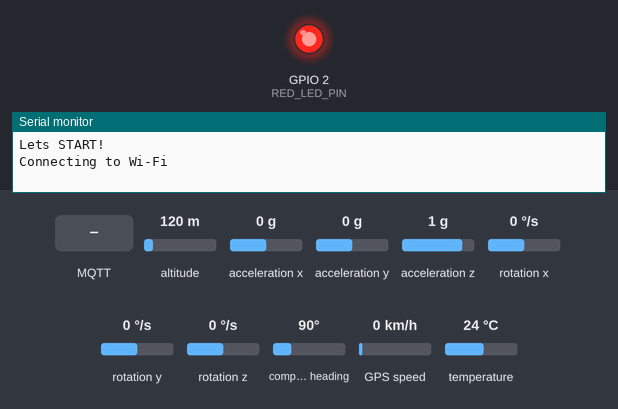
Recording of a sketch running on a simulated ESP32. On the bench: output pins drawn as LEDs (lit = HIGH), the last lines printed to the serial monitor. The inputs (shaded band) are chosen by the test bench; at power-on: altitude 120 m, acceleration x 0 g, acceleration y 0 g, acceleration z 1 g, rotation x 0 °/s, rotation y 0 °/s, rotation z 0 °/s, compass heading 90°, GPS speed 0 km/h, temperature 24 °C. WiFi joins after 1.5 s; servers stay silent unless stated; the GPS gets a fix after 3 s at 37.7749, -122.4194 with 8 satellites; no MQTT or app messages arrive unless stated.

Above: at 0.1 s.
At 2.7 s:
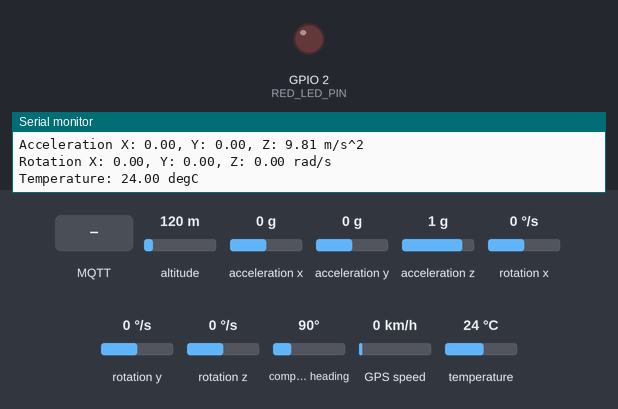
2.8 s: MQTT message "1" arrives on the first subscribed topic
Timing chart, 0 to 5.8 s (numbered marks = the images above; inputs shaded):
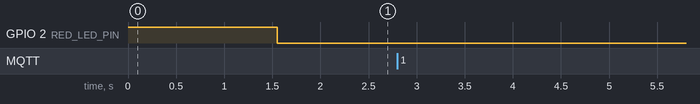

The sketch:

IoT_Project.ino
```cpp
#include "secrets.h" // Include file for WiFi and AWS IoT credentials
#include <WiFiClientSecure.h> // Library for secure WiFi client
#include <PubSubClient.h> // Library for MQTT client
#include <ArduinoJson.h> // Library for JSON serialization and deserialization
#include <WiFi.h> // Library for WiFi connectivity
#include <TinyGPS++.h> // Library for GPS parsing
#include <Adafruit_MPU6050.h> // Library for MPU6050 sensor
#include <Adafruit_Sensor.h> // Library for sensor functions
#include <Wire.h> // Library for I2C communication
#include <SoftwareSerial.h> // Library for software serial communication

#define AWS_IOT_PUBLISH_TOPIC "Car/data" // MQTT topic for publishing data
#define AWS_IOT_SUBSCRIBE_TOPIC "Car/sub" // MQTT topic for subscribing to messages

static const int RXPin = 17, TXPin = 16; // Pins for software serial communication with GPS module
static const uint32_t GPSBaud = 9600; // Baud rate for GPS module communication

const float FAKE_LATITUDE = 31.262056; // When GPS not working generate location
const float FAKE_LONGITUDE = 34.803872;
int utcOffsetHours = -1; // Israel standard time UTC offset (+2)

const int RED_LED_PIN = 2; // Pin for the red LED

WiFiClientSecure net; // Secure WiFi client
PubSubClient client(net); // MQTT client

TinyGPSPlus gps; // GPS object
Adafruit_MPU6050 mpu; // MPU object
SoftwareSerial ss(RXPin, TXPin); // Software serial connection to the GPS device

// Function to connect to AWS IoT
void connectAWS() {
  digitalWrite(RED_LED_PIN, HIGH); // Turn on red LED

  WiFi.mode(WIFI_STA); // Set WiFi mode to station mode
  WiFi.begin(WIFI_SSID, WIFI_PASSWORD); // Connect to WiFi network

  Serial.println("Connecting to Wi-Fi");

  while (WiFi.status() != WL_CONNECTED) { // Wait until WiFi is connected
    delay(500);
    Serial.print(".");
  }

  // Configure WiFiClientSecure to use the AWS IoT device credentials
  net.setCACert(AWS_CERT_CA);
  net.setCertificate(AWS_CERT_CRT);
  net.setPrivateKey(AWS_CERT_PRIVATE);

  // Connect to the MQTT broker on the AWS endpoint
  client.setServer(AWS_IOT_ENDPOINT, 8883);

  // Set up message handler
  client.setCallback(messageHandler);

  Serial.println("Connecting to AWS IoT");

  while (!client.connect(THINGNAME)) { // Connect to AWS IoT
    Serial.print(".");
    delay(100);
  }

  if (!client.connected()) { // Check if connection to AWS IoT failed
    Serial.println("AWS IoT Timeout!");
    return;
  }

  // Subscribe to a topic
  client.subscribe(AWS_IOT_SUBSCRIBE_TOPIC);
  Serial.println("AWS IoT Connected!");

  digitalWrite(RED_LED_PIN, LOW); // Turn off red LED
}

// Function to publish message to AWS IoT
void publishMessage(float accelX, float accelY, float accelZ, float temperature, float latitude, float longitude, const char* timestamp) {
  DynamicJsonDocument doc(1024); // Create a JSON document

  // Add sensor data to JSON document
  doc["acceleration_x"] = accelX;
  doc["acceleration_y"] = accelY;
  doc["acceleration_z"] = accelZ;
  doc["temperature"] = temperature;
  doc["latitude"] = latitude;
  doc["longitude"] = longitude;
  doc["timestamp"] = timestamp;

  char jsonBuffer[1024];
  serializeJson(doc, jsonBuffer); // Serialize JSON to char array
  client.publish(AWS_IOT_PUBLISH_TOPIC, jsonBuffer); // Publish message to AWS IoT topic
}

// Function to handle incoming MQTT messages
void messageHandler(char* topic, byte* payload, unsigned int length) {
  Serial.print("incoming: ");
  Serial.println(topic);

  DynamicJsonDocument doc(512);
  deserializeJson(doc, payload);
  const char* message = doc["message"];
  Serial.println(message);
}

// Function to display GPS information
void displayGPSInfo() {

  Serial.print(F("Location: "));
  if (gps.location.isValid()) {
    Serial.print(gps.location.lat(), 6);
    Serial.print(F(","));
    Serial.print(gps.location.lng(), 6);
  } else {
    Serial.print(F("Fake Data: "));
    Serial.print(FAKE_LATITUDE, 6);
    Serial.print(F(","));
    Serial.print(FAKE_LONGITUDE, 6);
  }

  Serial.print(F("  Date/Time: "));
  if (gps.date.isValid()) {
    Serial.print(gps.date.month());
    Serial.print(F("/"));
    Serial.print(gps.date.day());
    Serial.print(F("/"));
    Serial.print(gps.date.year());
  } else {
    Serial.print(F("INVALID"));
  }

  Serial.print(F(" "));
  if (gps.time.isValid()) {
    if (gps.time.hour() < 10) Serial.print(F("0"));
    Serial.print((gps.time.hour() + utcOffsetHours) % 24); // Apply UTC offset to hours
    Serial.print(F(":"));
    if (gps.time.minute() < 10) Serial.print(F("0"));
    Serial.print(gps.time.minute());
    Serial.print(F(":"));
    if (gps.time.second() < 10) Serial.print(F("0"));
    Serial.print(gps.time.second());
    Serial.print(F("."));
    if (gps.time.centisecond() < 10) Serial.print(F("0"));
    Serial.print(gps.time.centisecond());
  } else {
    Serial.print(F("INVALID"));
  }

  Serial.println();
}

// Function to display MPU information
void displayMPUInfo(const sensors_event_t& a, const sensors_event_t& g, const sensors_event_t& temp) {
  // Print out the accelerometer values
  Serial.print("Acceleration X: ");
  Serial.print(a.acceleration.x);
  Serial.print(", Y: ");
  Serial.print(a.acceleration.y);
  Serial.print(", Z: ");
  Serial.print(a.acceleration.z);
  Serial.println(" m/s^2");

  // Print out the gyroscope values
  Serial.print("Rotation X: ");
  Serial.print(g.gyro.x);
  Serial.print(", Y: ");
  Serial.print(g.gyro.y);
  Serial.print(", Z: ");
  Serial.print(g.gyro.z);
  Serial.println(" rad/s");

  // Print out the temperature
  Serial.print("Temperature: ");
  Serial.print(temp.temperature);
  Serial.println(" degC");
}

// Custom delay function to ensure continuous GPS data processing
static void smartDelay(unsigned long ms) {
  unsigned long start = millis();
  do {
    while (ss.available())
      gps.encode(ss.read());
  } while (millis() - start < ms);
}

void checkAWSConnection() {
  if (WiFi.status() != WL_CONNECTED) {
    Serial.println("WiFi connection lost. Reconnecting...");
    digitalWrite(RED_LED_PIN, HIGH); // Turn on red LED to indicate WiFi reconnection attempt
    while (WiFi.status() != WL_CONNECTED) {
      delay(500);
      Serial.print(".");
    }
    Serial.println("\nWiFi reconnected.");
    digitalWrite(RED_LED_PIN, LOW); // Turn off red LED
  }

  if (!client.connected()) {
    Serial.println("Disconnected from AWS IoT. Reconnecting...");
    digitalWrite(RED_LED_PIN, HIGH); // Turn on red LED to indicate AWS IoT reconnection attempt

    while (!client.connected()) {
      if (client.connect(THINGNAME)) {
        Serial.println("Reconnected to AWS IoT.");
        digitalWrite(RED_LED_PIN, LOW); // Turn off red LED
        client.subscribe(AWS_IOT_SUBSCRIBE_TOPIC);
      } else {
        Serial.print(".");
        delay(1000);
      }
    }
  }
}


void setup() {
  pinMode(RED_LED_PIN, OUTPUT); // Initialize red LED pin as output
  digitalWrite(RED_LED_PIN, HIGH); // Turn on red LED

  Serial.begin(115200); // Start serial communication
  ss.begin(GPSBaud); // Start software serial communication with GPS module
  Wire.begin(); // Begin I2C communication
  mpu.begin(); // Begin MPU6050 sensor communication

  while (!Serial)
    delay(10); // Pause until serial console opens

  Serial.println("Lets START!");
  connectAWS(); // Connect to AWS IoT
}

void loop() {
  displayGPSInfo(); // Display GPS information
  // Get new sensor events with the accelerometer readings
  sensors_event_t a, g, temp;
  mpu.getEvent(&a, &g, &temp);

  displayMPUInfo(a, g, temp); // Display MPU information

  // Get timestamp from GPS
  char timestamp[32];
  snprintf(timestamp, sizeof(timestamp), "%d/%d/%d %02d:%02d:%02d.%02d",
         gps.date.year(),
         gps.date.month(),
         gps.date.day(),
         (gps.time.hour() + utcOffsetHours) % 24,
         gps.time.minute(),
         gps.time.second(),
         gps.time.centisecond());

    // Check if GPS data is valid
  float currentLatitude, currentLongitude;
  if (gps.location.isValid()) {
      currentLatitude = gps.location.lat();
      currentLongitude = gps.location.lng();
  } else {
      currentLatitude = FAKE_LATITUDE;
      currentLongitude = FAKE_LONGITUDE;
  }

  // Publish data to AWS IoT
  publishMessage(a.acceleration.x, a.acceleration.y, a.acceleration.z, temp.temperature, currentLatitude, currentLongitude, timestamp);

  client.loop();

  checkAWSConnection(); // Check MQTT connection and reconnect if necessary

  smartDelay(1000); // Delay to allow GPS data processing

  if (millis() > 5000 && gps.charsProcessed() < 10)
    Serial.println(F("No GPS data received: check wiring"));
}
```

secrets.h
```cpp
#include <pgmspace.h>

#define SECRET
#define THINGNAME "THINGNAME"                                   //change this

const char WIFI_SSID[] = "Your_Wifi";                           //change this
const char WIFI_PASSWORD[] = "Password";                        //change this
const char AWS_IOT_ENDPOINT[] = "*******.amazonaws.com";        //change this

// Amazon Root CA 1                                             //change this
static const char AWS_CERT_CA[] PROGMEM = R"EOF(
-----BEGIN CERTIFICATE-----

-----END CERTIFICATE-----
)EOF";

// Device Certificate                                           //change this
static const char AWS_CERT_CRT[] PROGMEM = R"KEY(
-----BEGIN CERTIFICATE-----

-----END CERTIFICATE-----


)KEY";

// Device Private Key                                           //change this
static const char AWS_CERT_PRIVATE[] PROGMEM = R"KEY(
-----BEGIN RSA PRIVATE KEY-----

-----END RSA PRIVATE KEY-----


)KEY";
```
